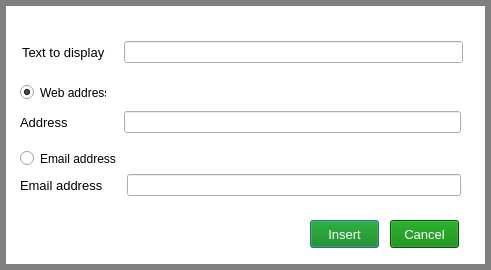
<?xml version="1.0" encoding="UTF-8"?>
<ui version="4.0">
 <class>addLink</class>
 <widget class="QDialog" name="addLink">
  <property name="geometry">
   <rect>
    <x>0</x>
    <y>0</y>
    <width>491</width>
    <height>270</height>
   </rect>
  </property>
  <property name="windowTitle">
   <string>Add Hyperlink</string>
  </property>
  <property name="windowIcon">
   <iconset resource="Resources.qrc">
    <normaloff>:/Images/Images/icon.png</normaloff>:/Images/Images/icon.png</iconset>
  </property>
  <property name="windowOpacity">
   <double>0.100000000000000</double>
  </property>
  <property name="styleSheet">
   <string notr="true">QDialog{

background : white;
border : 6px solid gray;



}</string>
  </property>
  <widget class="QToolButton" name="toolButton">
   <property name="geometry">
    <rect>
     <x>460</x>
     <y>10</y>
     <width>20</width>
     <height>20</height>
    </rect>
   </property>
   <property name="minimumSize">
    <size>
     <width>15</width>
     <height>15</height>
    </size>
   </property>
   <property name="font">
    <font>
     <family>Lucida Grande</family>
     <pointsize>9</pointsize>
     <weight>75</weight>
     <bold>true</bold>
    </font>
   </property>
   <property name="toolTip">
    <string>Close</string>
   </property>
   <property name="styleSheet">
    <string notr="true">QToolButton{
Image : url(:/Images/Images/close.png);
background : solid white;
border : 0px  solid white;
color : white;
}
QToolButton:hover , QToolButton:selected{
Image : url(:/Images/Images/close_hover.png);
border : 0px  solid  rgb(27,161,226);
color : white;
}
</string>
   </property>
   <property name="text">
    <string/>
   </property>
   <property name="iconSize">
    <size>
     <width>17</width>
     <height>17</height>
    </size>
   </property>
   <property name="popupMode">
    <enum>QToolButton::DelayedPopup</enum>
   </property>
   <property name="toolButtonStyle">
    <enum>Qt::ToolButtonIconOnly</enum>
   </property>
   <property name="autoRaise">
    <bool>false</bool>
   </property>
  </widget>
  <widget class="QPushButton" name="pushButton">
   <property name="geometry">
    <rect>
     <x>310</x>
     <y>220</y>
     <width>69</width>
     <height>28</height>
    </rect>
   </property>
   <property name="font">
    <font>
     <family>Segoe UI</family>
     <pointsize>10</pointsize>
    </font>
   </property>
   <property name="toolTip">
    <string>Insert Link</string>
   </property>
   <property name="styleSheet">
    <string notr="true">QPushButton{


background : green;
border : 1ps solid green;
color : white;

}
QPushButton:hover, QPushButton:pressed{


background : rgb(27,161,226);
border : 1px solid rgb(27,161,226);
color : white;

}</string>
   </property>
   <property name="text">
    <string>Insert</string>
   </property>
   <property name="default">
    <bool>true</bool>
   </property>
  </widget>
  <widget class="QPushButton" name="pushButton_2">
   <property name="geometry">
    <rect>
     <x>390</x>
     <y>220</y>
     <width>69</width>
     <height>28</height>
    </rect>
   </property>
   <property name="font">
    <font>
     <family>Segoe UI</family>
     <pointsize>10</pointsize>
    </font>
   </property>
   <property name="toolTip">
    <string>Cancel</string>
   </property>
   <property name="styleSheet">
    <string notr="true">QPushButton{


background : green;
border : 1ps solid green;
color : white;

}
QPushButton:hover, QPushButton:pressed{


background :red;
border : 1px solid red;
color : white;

}</string>
   </property>
   <property name="text">
    <string>Cancel</string>
   </property>
  </widget>
  <widget class="QRadioButton" name="radioButton_2">
   <property name="geometry">
    <rect>
     <x>20</x>
     <y>150</y>
     <width>101</width>
     <height>17</height>
    </rect>
   </property>
   <property name="font">
    <font>
     <family>Segoe UI</family>
     <pointsize>9</pointsize>
    </font>
   </property>
   <property name="text">
    <string>Email address</string>
   </property>
   <attribute name="buttonGroup">
    <string>buttonGroup</string>
   </attribute>
  </widget>
  <widget class="QRadioButton" name="radioButton">
   <property name="geometry">
    <rect>
     <x>20</x>
     <y>84</y>
     <width>86</width>
     <height>17</height>
    </rect>
   </property>
   <property name="font">
    <font>
     <family>Segoe UI</family>
     <pointsize>9</pointsize>
    </font>
   </property>
   <property name="text">
    <string>Web address</string>
   </property>
   <property name="checked">
    <bool>true</bool>
   </property>
   <attribute name="buttonGroup">
    <string>buttonGroup</string>
   </attribute>
  </widget>
  <widget class="QWidget" name="">
   <property name="geometry">
    <rect>
     <x>22</x>
     <y>41</y>
     <width>441</width>
     <height>23</height>
    </rect>
   </property>
   <layout class="QHBoxLayout" name="horizontalLayout">
    <item>
     <widget class="QLabel" name="label_21">
      <property name="font">
       <font>
        <family>Segoe UI</family>
        <pointsize>10</pointsize>
        <weight>50</weight>
        <bold>false</bold>
       </font>
      </property>
      <property name="text">
       <string>Text to display</string>
      </property>
     </widget>
    </item>
    <item>
     <spacer name="horizontalSpacer">
      <property name="orientation">
       <enum>Qt::Horizontal</enum>
      </property>
      <property name="sizeType">
       <enum>QSizePolicy::Fixed</enum>
      </property>
      <property name="sizeHint" stdset="0">
       <size>
        <width>13</width>
        <height>20</height>
       </size>
      </property>
     </spacer>
    </item>
    <item>
     <widget class="QLineEdit" name="lineEdit">
      <property name="font">
       <font>
        <family>Segoe UI</family>
        <pointsize>9</pointsize>
       </font>
      </property>
      <property name="frame">
       <bool>true</bool>
      </property>
     </widget>
    </item>
   </layout>
  </widget>
  <widget class="QWidget" name="">
   <property name="geometry">
    <rect>
     <x>20</x>
     <y>110</y>
     <width>441</width>
     <height>25</height>
    </rect>
   </property>
   <layout class="QHBoxLayout" name="horizontalLayout_2">
    <item>
     <widget class="QLabel" name="label_22">
      <property name="font">
       <font>
        <family>Segoe UI</family>
        <pointsize>10</pointsize>
        <weight>50</weight>
        <bold>false</bold>
       </font>
      </property>
      <property name="text">
       <string>Address</string>
      </property>
     </widget>
    </item>
    <item>
     <spacer name="horizontalSpacer_2">
      <property name="orientation">
       <enum>Qt::Horizontal</enum>
      </property>
      <property name="sizeType">
       <enum>QSizePolicy::Fixed</enum>
      </property>
      <property name="sizeHint" stdset="0">
       <size>
        <width>50</width>
        <height>20</height>
       </size>
      </property>
     </spacer>
    </item>
    <item>
     <widget class="QLineEdit" name="lineEdit_2">
      <property name="font">
       <font>
        <family>Segoe UI</family>
        <pointsize>9</pointsize>
       </font>
      </property>
      <property name="frame">
       <bool>true</bool>
      </property>
     </widget>
    </item>
   </layout>
  </widget>
  <widget class="QWidget" name="">
   <property name="geometry">
    <rect>
     <x>20</x>
     <y>170</y>
     <width>441</width>
     <height>31</height>
    </rect>
   </property>
   <layout class="QHBoxLayout" name="horizontalLayout_3">
    <item>
     <widget class="QLabel" name="label_23">
      <property name="font">
       <font>
        <family>Segoe UI</family>
        <pointsize>10</pointsize>
        <weight>50</weight>
        <bold>false</bold>
       </font>
      </property>
      <property name="text">
       <string>Email address</string>
      </property>
     </widget>
    </item>
    <item>
     <spacer name="horizontalSpacer_3">
      <property name="orientation">
       <enum>Qt::Horizontal</enum>
      </property>
      <property name="sizeType">
       <enum>QSizePolicy::Fixed</enum>
      </property>
      <property name="sizeHint" stdset="0">
       <size>
        <width>18</width>
        <height>20</height>
       </size>
      </property>
     </spacer>
    </item>
    <item>
     <widget class="QLineEdit" name="lineEdit_3">
      <property name="font">
       <font>
        <family>Segoe UI</family>
        <pointsize>9</pointsize>
       </font>
      </property>
      <property name="frame">
       <bool>true</bool>
      </property>
     </widget>
    </item>
   </layout>
  </widget>
 </widget>
 <resources>
  <include location="Resources.qrc"/>
 </resources>
 <connections/>
 <buttongroups>
  <buttongroup name="buttonGroup"/>
 </buttongroups>
</ui>
